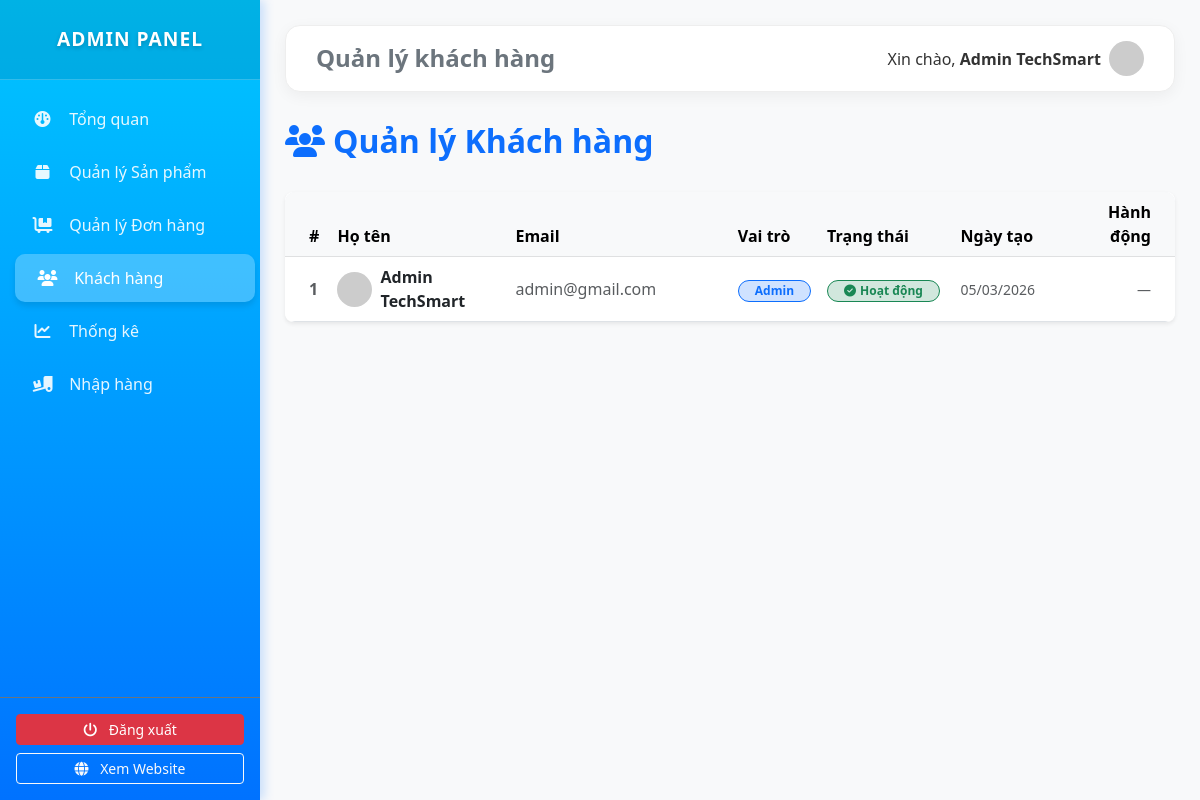
/admin/users (signed in), run on an earlier commit of the app's database.
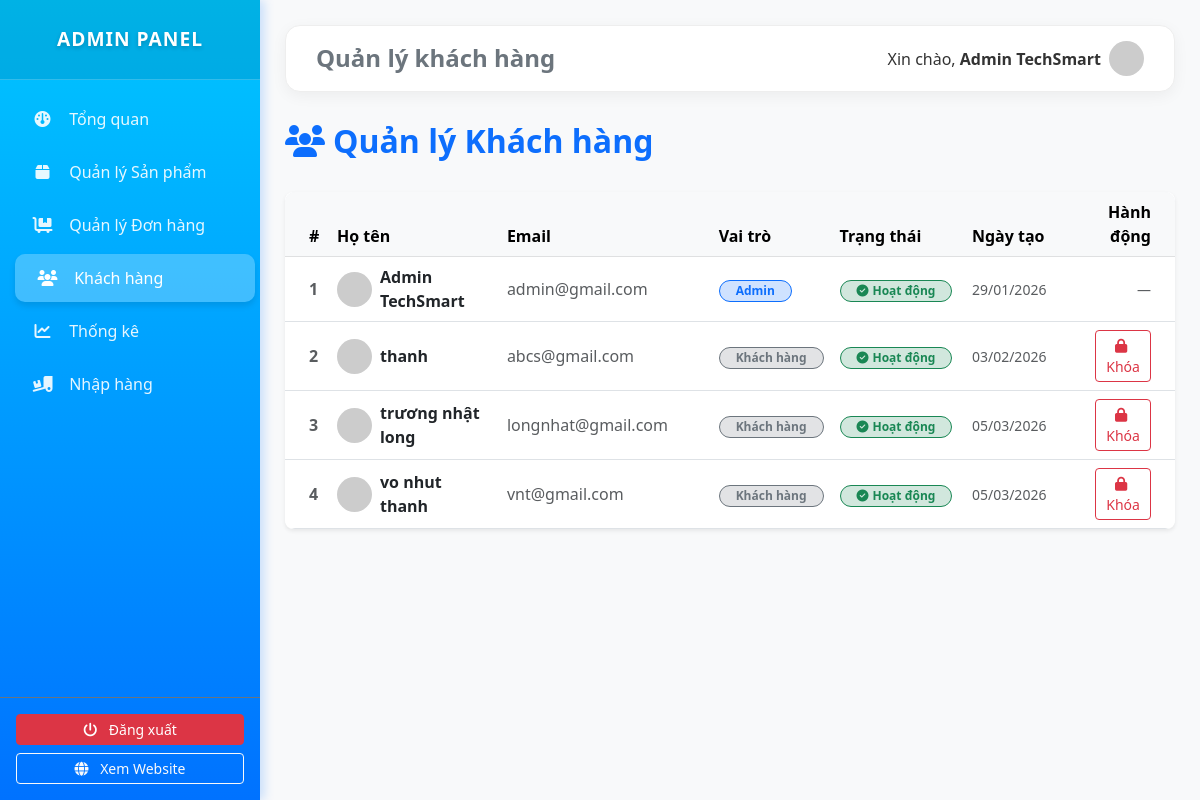
And on a later commit of the database.
### tables this page shows
CREATE TABLE `users` (
  `id` int(11) NOT NULL AUTO_INCREMENT,
  `fullname` varchar(100) DEFAULT NULL,
  `email` varchar(100) DEFAULT NULL,
  `phone` varchar(20) DEFAULT NULL,
  `address` varchar(255) DEFAULT NULL,
  `ward` varchar(100) DEFAULT NULL,
  `district` varchar(100) DEFAULT NULL,
  `password` varchar(255) DEFAULT NULL,
  `role` enum('customer','admin') DEFAULT 'customer',
  `is_locked` tinyint(1) DEFAULT 0,
  `created_at` timestamp NOT NULL DEFAULT current_timestamp(),
  `status` enum('active','locked') DEFAULT 'active',
  PRIMARY KEY (`id`),
  UNIQUE KEY `email` (`email`)
);

### app/controllers/AdminController.php (called while the page is built, shortened)
<?php
require_once dirname(__DIR__) . '/core/Controller.php';
class AdminController extends Controller
{
    public function users()
    {
        $model = $this->model('UserModel');
        $users = $model->getAllUsers();
        $this->view('admin/dashboard', [
            'view' => 'admin/users',
            'active' => 'users',
            'users' => $users
        ]);
    }
}
?>

### app/core/App.php (called while the page is built, shortened)
<?php
class App {
    protected $method = 'index';
    public function __construct() {
        $url = $this->parseUrl();
        if(file_exists('../app/controllers/' . ucfirst($url[0] ?? '') . 'Controller.php')) {
            unset($url[0]);
        }
        $this->controller = new $this->controller;
        if(isset($url[1])) {
            if(method_exists($this->controller, $url[1])) {
                $this->method = $url[1];
                unset($url[1]);
            }
        }
        $this->params = $url ? array_values($url) : [];
        call_user_func_array([$this->controller, $this->method], $this->params);
    }
    public function parseUrl() {
        if(isset($_GET['url'])) {
            return explode('/', filter_var(rtrim($_GET['url'], '/'), FILTER_SANITIZE_URL));
        }
        return [];
    }
}
?>

### public/index.php (called while the page is built, shortened)
<?php
require_once ROOT . '/app/core/Database.php';
require_once ROOT . '/app/core/Controller.php';
require_once ROOT . '/app/core/App.php';
$app = new App();
?>

### app/core/Database.php (called while the page is built, shortened)
<?php
class Database {
    public function __construct() {
        try {
            $this->conn = new PDO("mysql:host=".DB_HOST.";dbname=".DB_NAME, DB_USER, DB_PASS);
        } catch(PDOException $e) {
            die("Connection failed: " . $e->getMessage());
        }
    }
}
?>

### app/models/UserModel.php (called while the page is built, shortened)
<?php
require_once dirname(__DIR__) . '/core/Database.php';
class UserModel extends Database {
    public function getAllUsers() {
        $stmt = $this->conn->prepare("SELECT id, fullname, email, role, status, created_at FROM users ORDER BY id ASC");
        $stmt->execute();
        return $stmt->fetchAll(PDO::FETCH_ASSOC);
    }
}
?>

### app/views/admin/users.php (the view, shortened to what this page needs)
<div class="d-flex justify-content-between align-items-center mb-4">
    <h2 class="fw-bold text-primary"><i class="fa-solid fa-users me-2"></i>Quản lý Khách hàng</h2>
</div>
<div class="card shadow-sm border-0 rounded-3">
    <div class="card-body p-0">
        <div class="table-responsive">
            <table class="table table-hover align-middle mb-0">
                <thead class="table-light text-secondary">
                    <tr>
                        <th class="ps-4" width="5%">#</th>
                        <th width="20%">Họ tên</th>
                        <th width="25%">Email</th>
                        <th width="10%">Vai trò</th>
                        <th width="15%">Trạng thái</th>
                        <th width="15%">Ngày tạo</th>
                        <th class="text-end pe-4" width="10%">Hành động</th>
                    </tr>
                </thead>
                <tbody>
                    <?php if (!empty($data['users'])): ?>
                        <?php foreach ($data['users'] as $user): ?>
                            <tr>
                                <td class="ps-4 fw-bold text-muted"><?= $user['id'] ?></td>
                                <td>
                                    <div class="d-flex align-items-center">
                                        <img src="https://ui-avatars.com/api/?name=<?= urlencode($user['fullname'] ?? 'U') ?>&background=random&color=fff"
                                             class="rounded-circle me-2" width="35" height="35">
                                        <span class="fw-bold"><?= htmlspecialchars($user['fullname'] ?? 'N/A') ?></span>
                                    </div>
                                </td>
                                <td class="text-muted"><?= htmlspecialchars($user['email']) ?></td>
                                <td>
                                    <?php if ($user['role'] == 'admin'): ?>
                                        <span class="badge bg-primary-subtle text-primary border border-primary px-3 rounded-pill">Admin</span>
                                    <?php else: ?>
                                        <span class="badge bg-secondary-subtle text-secondary border border-secondary px-3 rounded-pill">Khách hàng</span>
                                    <?php endif; ?>
                                </td>
                                <td>
                                    <?php
                                    $status = $user['status'] ?? 'active';
                                    if ($status == 'active'): ?>
                                        <span class="badge bg-success-subtle text-success border border-success px-3 rounded-pill">
                                            <i class="fa-solid fa-check-circle me-1"></i>Hoạt động
                                        </span>
                                    <?php else: ?>
                                        <span class="badge bg-danger-subtle text-danger border border-danger px-3 rounded-pill">
                                            <i class="fa-solid fa-lock me-1"></i>Đã khóa
                                        </span>
                                    <?php endif; ?>
                                </td>
                                <td class="text-muted small">
                                    <?= isset($user['created_at']) ? date('d/m/Y', strtotime($user['created_at'])) : 'N/A' ?>
                                </td>
                                <td class="text-end pe-4">
                                    <?php if ($user['role'] != 'admin'): ?>
                                        <?php if (($user['status'] ?? 'active') == 'active'): ?>
                                            <a href="<?= BASE_URL ?>admin/lockUser/<?= $user['id'] ?>"
                                               class="btn btn-sm btn-outline-danger"
                                               onclick="return confirm('Bạn có chắc muốn KHÓA tài khoản <?= htmlspecialchars($user['fullname']) ?>?')">
                                                <i class="fa-solid fa-lock me-1"></i>Khóa
                                            </a>
                                        <?php endif; ?>
                                    <?php else: ?>
                                        <span class="text-muted small">—</span>
                                    <?php endif; ?>
                                </td>
                            </tr>
                        <?php endforeach; ?>
                    <?php endif; ?>
                </tbody>
            </table>
        </div>
    </div>
</div>

### app/core/Controller.php (shortened to what this page needs)
<?php
class Controller {
    public function model($model) {
        $path = dirname(__DIR__) . '/models/' . $model . '.php';
        if (file_exists($path)) {
            return new $model();
        } else {
            die("Model $model không tồn tại tại: " . $path);
        }
    }
    public function view($view, $data = []) {
        $path = dirname(__DIR__) . '/views/' . $view . '.php';
        if (file_exists($path)) {
            extract($data);
            require_once $path;
        } else {
            die("View $view không tồn tại tại: " . $path);
        }
    }
}
?>

### app/views/admin/dashboard.php (shortened to what this page needs)
<!DOCTYPE html>
<html lang="vi">
<head>
    <link href="https://cdn.jsdelivr.net/npm/bootstrap@5.3.0/dist/css/bootstrap.min.css" rel="stylesheet">
    <link rel="stylesheet" href="https://cdnjs.cloudflare.com/ajax/libs/font-awesome/6.4.0/css/all.min.css">
    <link rel="stylesheet" href="<?= BASE_URL ?>css/admin.css?v=<?= time() ?>">
</head>
<body>
    <div class="d-flex">
        <nav class="sidebar">
            <div class="sidebar-header">
                Admin Panel
            </div>
            <div class="sidebar-menu">
                <a href="<?= BASE_URL ?>admin" class="<?= (isset($data['active']) && $data['active'] == 'dashboard') ? 'active' : '' ?>">
                    <i class="fa-solid fa-gauge"></i> Tổng quan
                </a>
                <a href="<?= BASE_URL ?>admin/products" class="<?= (isset($data['active']) && $data['active'] == 'products') ? 'active' : '' ?>">
                    <i class="fa-solid fa-box"></i> Quản lý Sản phẩm
                </a>
                <a href="<?= BASE_URL ?>admin/orders" class="<?= (isset($data['active']) && $data['active'] == 'orders') ? 'active' : '' ?>">
                    <i class="fa-solid fa-cart-flatbed"></i> Quản lý Đơn hàng
                </a>
                <a href="<?= BASE_URL ?>admin/users" class="<?= (isset($data['active']) && $data['active'] == 'users') ? 'active' : '' ?>">
                    <i class="fa-solid fa-users"></i> Khách hàng
                </a>
                <a href="<?= BASE_URL ?>admin/statistics" class="<?= (isset($data['active']) && $data['active'] == 'statistics') ? 'active' : '' ?>">
                    <i class="fa-solid fa-chart-line"></i> Thống kê
                </a>
                <a href="<?= BASE_URL ?>admin/import" class="<?= (isset($data['active']) && $data['active'] == 'import') ? 'active' : '' ?>">
                    <i class="fa-solid fa-truck-ramp-box"></i> Nhập hàng
                </a>
            </div>
            <div class="p-3 border-top border-secondary">
                <a href="<?= BASE_URL ?>auth/logout" class="btn btn-danger w-100 btn-sm">
                    <i class="fa-solid fa-power-off me-2"></i> Đăng xuất
                </a>
                <a href="<?= BASE_URL ?>" class="btn btn-outline-light w-100 btn-sm mt-2">
                    <i class="fa-solid fa-globe me-2"></i> Xem Website
                </a>
            </div>
        </nav>
        <div class="main-content">
            <div class="top-navbar">
                <h4 class="m-0 fw-bold text-secondary">
                    <?php
                    if (isset($data['active'])) {
                        if ($data['active'] == 'dashboard') echo 'Tổng quan hệ thống';
                        elseif ($data['active'] == 'products') echo 'Danh sách sản phẩm';
                        elseif ($data['active'] == 'orders') echo 'Quản lý đơn hàng';
                        elseif ($data['active'] == 'users') echo 'Quản lý khách hàng';
                        elseif ($data['active'] == 'statistics') echo 'Thống kê & Báo cáo';
                        elseif ($data['active'] == 'import') echo 'Nhập hàng';
                        else echo 'Quản trị viên';
                    }
                    ?>
                </h4>
                <div class="d-flex align-items-center">
                    <span class="me-2">Xin chào, <strong><?= $_SESSION['name'] ?? 'Admin' ?></strong></span>
                    <img src="https://ui-avatars.com/api/?name=Admin&background=0d6efd&color=fff" class="rounded-circle" width="35">
                </div>
            </div>
            <div class="content-body">
                <?php
                if (file_exists('../app/views/' . $data['view'] . '.php')) {
                    require_once '../app/views/' . $data['view'] . '.php';
                }
                ?>
            </div>
        </div>
    </div>
</body>
</html>

### public/css/admin.css (style rules this page uses)
body { font-family: 'Segoe UI', Roboto, Helvetica, Arial, sans-serif; background-color: #f0f2f5; color: #333; overflow-x: hidden; }
.sidebar { min-width: 260px; max-width: 260px; background: linear-gradient(180deg, #00c6ff 0%, #0072ff 100%); color: #fff; min-height: 100vh; transition: all 0.3s; display: flex; flex-direction: column; box-shadow: 4px 0 10px rgba(0, 114, 255, 0.2); position: relative; z-index: 100; }
.sidebar-header { padding: 25px 20px; background: rgba(0, 0, 0, 0.1); text-align: center; font-weight: 800; text-transform: uppercase; letter-spacing: 1px; border-bottom: 1px solid rgba(255, 255, 255, 0.2); font-size: 1.2rem; text-shadow: 0 2px 4px rgba(0,0,0,0.2); }
.sidebar-menu { padding: 15px 10px; flex-grow: 1; }
.sidebar-menu a { padding: 12px 20px; display: block; color: rgba(255, 255, 255, 0.9); text-decoration: none; transition: 0.3s; border-radius: 10px; margin-bottom: 5px; font-weight: 500; }
.sidebar-menu a:hover, .sidebar-menu a.active { background: rgba(255, 255, 255, 0.25); color: #fff; box-shadow: 0 4px 6px rgba(0,0,0,0.1); transform: translateX(5px); }
.sidebar-menu i { width: 25px; text-align: center; margin-right: 10px; }
.main-content { width: 100%; padding: 25px; background-color: #f8f9fa; }
.top-navbar { background: white; padding: 15px 30px; box-shadow: 0 4px 15px rgba(0,0,0,0.05); margin-bottom: 30px; border-radius: 15px; display: flex; justify-content: space-between; align-items: center; border: 1px solid #eee; }
.table { background: white; border-radius: 10px; overflow: hidden; box-shadow: 0 2px 10px rgba(0,0,0,0.02); }
.table thead { background-color: #f1f4f8; color: #555; font-weight: 600; }
.table-hover tbody tr { transition: 0.2s; }

What changed in the data, as far as the page shows it:
changed users "Admin TechSmart": created_at "05/03/2026" → "29/01/2026"
added users: id "2", fullname "thanh", email "abcs@gmail.com", role "Khách hàng", status "active" (drawn), created_at "03/02/2026"
added users: id "3", fullname "trương nhật long", email "longnhat@gmail.com", role "Khách hàng", status "active" (drawn), created_at "05/03/2026"
added users: id "4", fullname "vo nhut thanh", email "vnt@gmail.com", role "Khách hàng", status "active" (drawn), created_at "05/03/2026"
